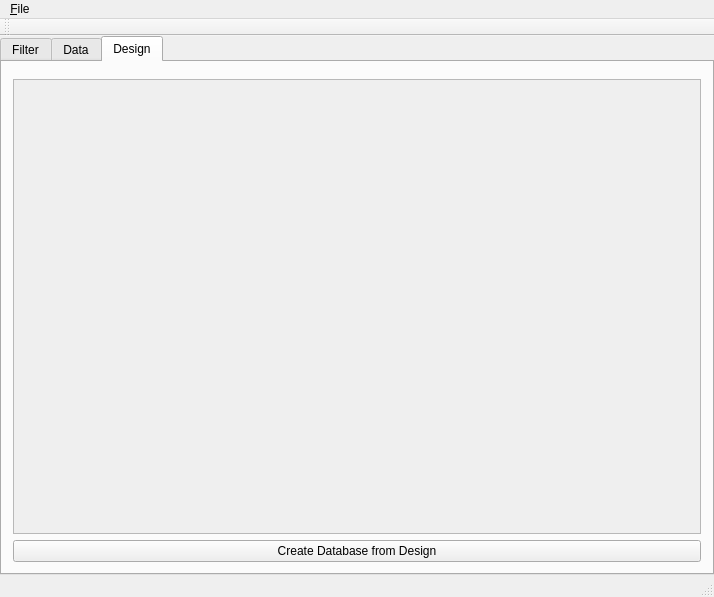
<?xml version="1.0" encoding="UTF-8"?>
<ui version="4.0">
 <class>Test_TreeDataView</class>
 <widget class="QMainWindow" name="Test_TreeDataView">
  <property name="geometry">
   <rect>
    <x>0</x>
    <y>0</y>
    <width>714</width>
    <height>597</height>
   </rect>
  </property>
  <property name="windowTitle">
   <string>Test_TreeDataView</string>
  </property>
  <widget class="QWidget" name="centralWidget">
   <layout class="QGridLayout" name="gridLayout">
    <property name="leftMargin">
     <number>0</number>
    </property>
    <property name="topMargin">
     <number>0</number>
    </property>
    <property name="rightMargin">
     <number>0</number>
    </property>
    <property name="bottomMargin">
     <number>0</number>
    </property>
    <item row="0" column="0">
     <widget class="QTabWidget" name="tabWidget">
      <property name="currentIndex">
       <number>2</number>
      </property>
      <widget class="QWidget" name="filter">
       <attribute name="title">
        <string>Filter</string>
       </attribute>
       <layout class="QVBoxLayout" name="verticalLayout">
        <item>
         <widget class="Oak::View::ParentDataView" name="FilterView_parent" native="true">
          <property name="sizePolicy">
           <sizepolicy hsizetype="Expanding" vsizetype="Preferred">
            <horstretch>0</horstretch>
            <verstretch>0</verstretch>
           </sizepolicy>
          </property>
         </widget>
        </item>
        <item>
         <widget class="QScrollArea" name="scrollArea">
          <property name="horizontalScrollBarPolicy">
           <enum>Qt::ScrollBarAlwaysOff</enum>
          </property>
          <property name="widgetResizable">
           <bool>true</bool>
          </property>
          <widget class="QWidget" name="scrollAreaWidgetContents">
           <property name="geometry">
            <rect>
             <x>0</x>
             <y>0</y>
             <width>688</width>
             <height>482</height>
            </rect>
           </property>
           <layout class="QVBoxLayout" name="verticalLayout_4">
            <property name="leftMargin">
             <number>0</number>
            </property>
            <property name="topMargin">
             <number>0</number>
            </property>
            <property name="rightMargin">
             <number>0</number>
            </property>
            <property name="bottomMargin">
             <number>0</number>
            </property>
            <item>
             <widget class="Oak::View::TreeDataView" name="FilterView" native="true">
              <property name="sizePolicy">
               <sizepolicy hsizetype="Expanding" vsizetype="Expanding">
                <horstretch>0</horstretch>
                <verstretch>0</verstretch>
               </sizepolicy>
              </property>
             </widget>
            </item>
           </layout>
          </widget>
         </widget>
        </item>
       </layout>
      </widget>
      <widget class="QWidget" name="data">
       <attribute name="title">
        <string>Data</string>
       </attribute>
       <layout class="QVBoxLayout" name="verticalLayout_2">
        <item>
         <widget class="Oak::View::ParentDataView" name="DataView_parent" native="true">
          <property name="sizePolicy">
           <sizepolicy hsizetype="Expanding" vsizetype="Preferred">
            <horstretch>0</horstretch>
            <verstretch>0</verstretch>
           </sizepolicy>
          </property>
         </widget>
        </item>
        <item>
         <widget class="QScrollArea" name="scrollArea_2">
          <property name="horizontalScrollBarPolicy">
           <enum>Qt::ScrollBarAlwaysOff</enum>
          </property>
          <property name="widgetResizable">
           <bool>true</bool>
          </property>
          <widget class="QWidget" name="scrollAreaWidgetContents_2">
           <property name="geometry">
            <rect>
             <x>0</x>
             <y>0</y>
             <width>688</width>
             <height>482</height>
            </rect>
           </property>
           <layout class="QVBoxLayout" name="verticalLayout_5">
            <property name="leftMargin">
             <number>0</number>
            </property>
            <property name="topMargin">
             <number>0</number>
            </property>
            <property name="rightMargin">
             <number>0</number>
            </property>
            <property name="bottomMargin">
             <number>0</number>
            </property>
            <item>
             <widget class="Oak::View::TreeDataView" name="DataView" native="true">
              <property name="sizePolicy">
               <sizepolicy hsizetype="Expanding" vsizetype="Expanding">
                <horstretch>0</horstretch>
                <verstretch>0</verstretch>
               </sizepolicy>
              </property>
             </widget>
            </item>
           </layout>
          </widget>
         </widget>
        </item>
       </layout>
      </widget>
      <widget class="QWidget" name="design">
       <attribute name="title">
        <string>Design</string>
       </attribute>
       <layout class="QVBoxLayout" name="verticalLayout_3">
        <item>
         <widget class="Oak::View::ParentDataView" name="DesignView_parent" native="true">
          <property name="sizePolicy">
           <sizepolicy hsizetype="Expanding" vsizetype="Preferred">
            <horstretch>0</horstretch>
            <verstretch>0</verstretch>
           </sizepolicy>
          </property>
         </widget>
        </item>
        <item>
         <widget class="QScrollArea" name="scrollArea_3">
          <property name="horizontalScrollBarPolicy">
           <enum>Qt::ScrollBarAlwaysOff</enum>
          </property>
          <property name="widgetResizable">
           <bool>true</bool>
          </property>
          <widget class="QWidget" name="scrollAreaWidgetContents_3">
           <property name="geometry">
            <rect>
             <x>0</x>
             <y>0</y>
             <width>688</width>
             <height>453</height>
            </rect>
           </property>
           <layout class="QVBoxLayout" name="verticalLayout_6">
            <property name="leftMargin">
             <number>0</number>
            </property>
            <property name="topMargin">
             <number>0</number>
            </property>
            <property name="rightMargin">
             <number>0</number>
            </property>
            <property name="bottomMargin">
             <number>0</number>
            </property>
            <item>
             <widget class="Oak::View::TreeDataView" name="DesignView" native="true">
              <property name="sizePolicy">
               <sizepolicy hsizetype="Expanding" vsizetype="Expanding">
                <horstretch>0</horstretch>
                <verstretch>0</verstretch>
               </sizepolicy>
              </property>
             </widget>
            </item>
           </layout>
          </widget>
         </widget>
        </item>
        <item>
         <widget class="QPushButton" name="pushButton">
          <property name="text">
           <string>Create Database from Design</string>
          </property>
         </widget>
        </item>
       </layout>
      </widget>
     </widget>
    </item>
   </layout>
  </widget>
  <widget class="QMenuBar" name="menuBar">
   <property name="geometry">
    <rect>
     <x>0</x>
     <y>0</y>
     <width>714</width>
     <height>21</height>
    </rect>
   </property>
   <widget class="QMenu" name="menuFile">
    <property name="title">
     <string>&amp;File</string>
    </property>
    <widget class="QMenu" name="menuData_Document">
     <property name="title">
      <string>Data Document</string>
     </property>
     <addaction name="actionData_New"/>
     <addaction name="actionData_Load"/>
     <addaction name="separator"/>
     <addaction name="actionData_Save"/>
     <addaction name="actionData_SaveAs"/>
     <addaction name="separator"/>
     <addaction name="actionData_Close"/>
    </widget>
    <addaction name="actionMaster_New"/>
    <addaction name="actionMaster_Load"/>
    <addaction name="separator"/>
    <addaction name="actionMaster_Save"/>
    <addaction name="actionMaster_SaveAs"/>
    <addaction name="separator"/>
    <addaction name="actionMaster_Close"/>
    <addaction name="separator"/>
    <addaction name="menuData_Document"/>
    <addaction name="separator"/>
    <addaction name="actionExit"/>
   </widget>
   <addaction name="menuFile"/>
  </widget>
  <widget class="QToolBar" name="mainToolBar">
   <attribute name="toolBarArea">
    <enum>TopToolBarArea</enum>
   </attribute>
   <attribute name="toolBarBreak">
    <bool>false</bool>
   </attribute>
  </widget>
  <widget class="QStatusBar" name="statusBar"/>
  <action name="actionMaster_New">
   <property name="text">
    <string>&amp;New Master</string>
   </property>
  </action>
  <action name="actionMaster_Load">
   <property name="text">
    <string>&amp;Load Master</string>
   </property>
  </action>
  <action name="actionMaster_Save">
   <property name="text">
    <string>&amp;Save Master</string>
   </property>
  </action>
  <action name="actionMaster_SaveAs">
   <property name="text">
    <string>Save Master &amp;As</string>
   </property>
  </action>
  <action name="actionMaster_Close">
   <property name="text">
    <string>&amp;Close Master</string>
   </property>
  </action>
  <action name="actionExit">
   <property name="text">
    <string>&amp;Exit</string>
   </property>
  </action>
  <action name="actionData_Load">
   <property name="text">
    <string>Load</string>
   </property>
  </action>
  <action name="actionLoad_Design">
   <property name="text">
    <string>Load Design</string>
   </property>
  </action>
  <action name="actionSave_Design">
   <property name="text">
    <string>Save Design</string>
   </property>
  </action>
  <action name="actionData_Save">
   <property name="text">
    <string>Save</string>
   </property>
  </action>
  <action name="actionData_SaveAs">
   <property name="text">
    <string>Save As</string>
   </property>
  </action>
  <action name="actionData_New">
   <property name="text">
    <string>New</string>
   </property>
  </action>
  <action name="actionData_Close">
   <property name="text">
    <string>Close</string>
   </property>
  </action>
 </widget>
 <layoutdefault spacing="6" margin="11"/>
 <customwidgets>
  <customwidget>
   <class>Oak::View::TreeDataView</class>
   <extends>QWidget</extends>
   <header>TreeDataView.h</header>
   <container>1</container>
  </customwidget>
  <customwidget>
   <class>Oak::View::ParentDataView</class>
   <extends>QWidget</extends>
   <header>ParentDataView.h</header>
   <container>1</container>
  </customwidget>
 </customwidgets>
 <resources/>
 <connections/>
</ui>
